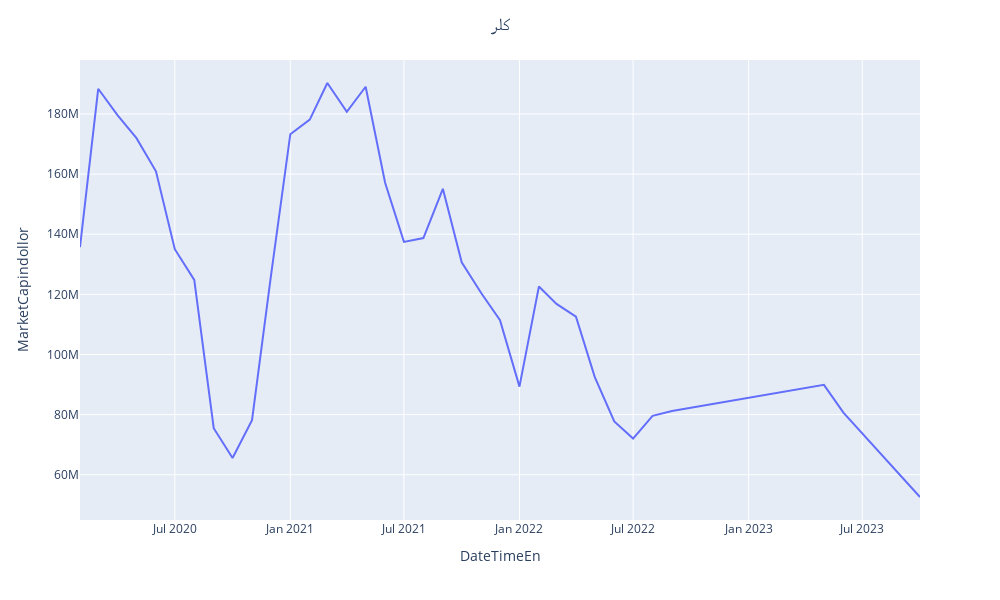

The notebook cell this image was saved under:
### Markdown cell above
#### برای رسم نمودار فقط سلول زیر را مجددا اجرا کنید

### Code cell
saham_name = input("نماد سهام مورد نظر را وارد کنید")
saham = mean_cap[mean_cap['ShortName'] == saham_name ]
saham["DateTimeEn"] = saham["DateTimeEn"].astype("datetime64[ns]")


fig = px.line(saham, x='DateTimeEn', y="MarketCapindollor")
fig.update_layout(title_text= saham_name, title_x=0.5)
fig.update_layout(
    autosize=False,
    width=1000,
    height=600,
)
fig.show()

### Figure 1 — Plotly figure (JSON) as saved in the notebook; plotly's stock layout.template omitted (floating-point values rounded to 4 significant figures)
{"data": [{"hovertemplate": "DateTimeEn=%{x}<br>MarketCapindollor=%{y}<extra></extra>", "legendgroup": "", "line": {"color": "#636efa", "dash": "solid"}, "marker": {"symbol": "circle"}, "mode": "lines", "name": "", "orientation": "v", "showlegend": false, "type": "scatter", "x": ["2020-02-01T00:00:00", "2020-03-01T00:00:00", "2020-04-01T00:00:00", "2020-05-01T00:00:00", "2020-06-01T00:00:00", "2020-07-01T00:00:00", "2020-08-01T00:00:00", "2020-09-01T00:00:00", "2020-10-01T00:00:00", "2020-11-01T00:00:00", "2020-12-01T00:00:00", "2021-01-01T00:00:00", "2021-02-01T00:00:00", "2021-03-01T00:00:00", "2021-04-01T00:00:00", "2021-05-01T00:00:00", "2021-06-01T00:00:00", "2021-07-01T00:00:00", "2021-08-01T00:00:00", "2021-09-01T00:00:00", "2021-10-01T00:00:00", "2021-11-01T00:00:00", "2021-12-01T00:00:00", "2022-01-01T00:00:00", "2022-02-01T00:00:00", "2022-03-01T00:00:00", "2022-04-01T00:00:00", "2022-05-01T00:00:00", "2022-06-01T00:00:00", "2022-07-01T00:00:00", "2022-08-01T00:00:00", "2022-09-01T00:00:00", "2023-05-01T00:00:00", "2023-06-01T00:00:00", "2023-10-01T00:00:00"], "xaxis": "x", "y": [135700000.0, 188400000.0, 179500000.0, 171900000.0, 160900000.0, 135000000.0, 124800000.0, 75490000.0, 65550000.0, 78150000.0, 125900000.0, 173300000.0, 178100000.0, 190300000.0, 180700000.0, 189000000.0, 157100000.0, 137500000.0, 138700000.0, 155100000.0, 130700000.0, 120400000.0, 111400000.0, 89310000.0, 122600000.0, 116800000.0, 112600000.0, 92460000.0, 77740000.0, 72030000.0, 79590000.0, 81210000.0, 89890000.0, 80650000.0, 52600000.0], "yaxis": "y"}], "layout": {"autosize": false, "height": 600, "legend": {"tracegroupgap": 0}, "margin": {"t": 60}, "title": {"text": "کلر", "x": 0.5}, "width": 1000, "xaxis": {"anchor": "y", "domain": [0, 1], "title": {"text": "DateTimeEn"}}, "yaxis": {"anchor": "x", "domain": [0, 1], "title": {"text": "MarketCapindollor"}}}}
